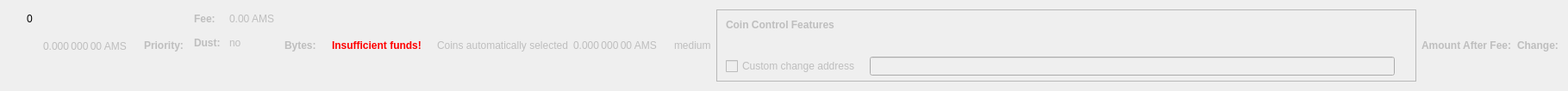
    <widget class="QWidget" name="dummyHideWidget" native="true">
     <property name="maximumSize">
      <size>
       <width>100</width>
       <height>22</height>
      </size>
     </property>
     <layout class="QHBoxLayout" name="dummyHideLayout">
      <item>
       <layout class="QFormLayout" name="formLayoutCoinControl1">
        <property name="horizontalSpacing">
         <number>10</number>
        </property>
        <property name="verticalSpacing">
         <number>14</number>
        </property>
        <property name="leftMargin">
         <number>10</number>
        </property>
        <property name="topMargin">
         <number>4</number>
        </property>
        <property name="rightMargin">
         <number>6</number>
        </property>
        <item row="0" column="1">
         <widget class="QLabel" name="labelCoinControlBytes">
          <property name="cursor">
           <cursorShape>IBeamCursor</cursorShape>
          </property>
          <property name="contextMenuPolicy">
           <enum>Qt::ActionsContextMenu</enum>
          </property>
          <property name="text">
           <string notr="true">0</string>
          </property>
          <property name="textInteractionFlags">
           <set>Qt::LinksAccessibleByMouse|Qt::TextSelectableByKeyboard|Qt::TextSelectableByMouse</set>
          </property>
         </widget>
        </item>
       </layout>
      </item>
      <item>
       <widget class="QLabel" name="labelCoinControlAfterFee">
        <property name="enabled">
         <bool>false</bool>
        </property>
        <property name="sizePolicy">
         <sizepolicy hsizetype="Fixed" vsizetype="Fixed">
          <horstretch>0</horstretch>
          <verstretch>0</verstretch>
         </sizepolicy>
        </property>
        <property name="minimumSize">
         <size>
          <width>111</width>
          <height>12</height>
         </size>
        </property>
        <property name="maximumSize">
         <size>
          <width>111</width>
          <height>12</height>
         </size>
        </property>
        <property name="cursor">
         <cursorShape>IBeamCursor</cursorShape>
        </property>
        <property name="contextMenuPolicy">
         <enum>Qt::ActionsContextMenu</enum>
        </property>
        <property name="text">
         <string notr="true">0.000 000 00 AMS</string>
        </property>
        <property name="textInteractionFlags">
         <set>Qt::LinksAccessibleByMouse|Qt::TextSelectableByKeyboard|Qt::TextSelectableByMouse</set>
        </property>
       </widget>
      </item>
      <item>
       <widget class="QLabel" name="labelCoinControlPriorityText">
        <property name="enabled">
         <bool>false</bool>
        </property>
        <property name="font">
         <font>
          <weight>75</weight>
          <bold>true</bold>
         </font>
        </property>
        <property name="text">
         <string>Priority:</string>
        </property>
       </widget>
      </item>
      <item>
       <layout class="QHBoxLayout" name="horizontalLayout"/>
      </item>
      <item>
       <layout class="QFormLayout" name="formLayoutCoinControl3">
        <property name="horizontalSpacing">
         <number>10</number>
        </property>
        <property name="verticalSpacing">
         <number>14</number>
        </property>
        <property name="leftMargin">
         <number>6</number>
        </property>
        <property name="topMargin">
         <number>4</number>
        </property>
        <property name="rightMargin">
         <number>6</number>
        </property>
        <item row="0" column="0">
         <widget class="QLabel" name="labelCoinControlFeeText">
          <property name="enabled">
           <bool>false</bool>
          </property>
          <property name="font">
           <font>
            <weight>75</weight>
            <bold>true</bold>
           </font>
          </property>
          <property name="text">
           <string>Fee:</string>
          </property>
          <property name="margin">
           <number>0</number>
          </property>
         </widget>
        </item>
        <item row="0" column="1">
         <widget class="QLabel" name="labelCoinControlFee">
          <property name="enabled">
           <bool>false</bool>
          </property>
          <property name="cursor">
           <cursorShape>IBeamCursor</cursorShape>
          </property>
          <property name="contextMenuPolicy">
           <enum>Qt::ActionsContextMenu</enum>
          </property>
          <property name="text">
           <string notr="true">0.00 AMS</string>
          </property>
          <property name="textInteractionFlags">
           <set>Qt::LinksAccessibleByMouse|Qt::TextSelectableByKeyboard|Qt::TextSelectableByMouse</set>
          </property>
         </widget>
        </item>
        <item row="1" column="0">
         <widget class="QLabel" name="labelCoinControlLowOutputText">
          <property name="enabled">
           <bool>false</bool>
          </property>
          <property name="font">
           <font>
            <weight>75</weight>
            <bold>true</bold>
           </font>
          </property>
          <property name="text">
           <string>Dust:</string>
          </property>
         </widget>
        </item>
        <item row="1" column="1">
         <widget class="QLabel" name="labelCoinControlLowOutput">
          <property name="enabled">
           <bool>false</bool>
          </property>
          <property name="cursor">
           <cursorShape>IBeamCursor</cursorShape>
          </property>
          <property name="contextMenuPolicy">
           <enum>Qt::ActionsContextMenu</enum>
          </property>
          <property name="text">
           <string>no</string>
          </property>
          <property name="textInteractionFlags">
           <set>Qt::LinksAccessibleByMouse|Qt::TextSelectableByKeyboard|Qt::TextSelectableByMouse</set>
          </property>
         </widget>
        </item>
       </layout>
      </item>
      <item>
       <widget class="QLabel" name="labelCoinControlBytesText">
        <property name="enabled">
         <bool>false</bool>
        </property>
        <property name="font">
         <font>
          <weight>75</weight>
          <bold>true</bold>
         </font>
        </property>
        <property name="text">
         <string>Bytes:</string>
        </property>
       </widget>
      </item>
      <item>
       <layout class="QFormLayout" name="formLayoutCoinControl2">
        <property name="horizontalSpacing">
         <number>10</number>
        </property>
        <property name="verticalSpacing">
         <number>14</number>
        </property>
        <property name="leftMargin">
         <number>6</number>
        </property>
        <property name="topMargin">
         <number>4</number>
        </property>
        <property name="rightMargin">
         <number>6</number>
        </property>
       </layout>
      </item>
      <item>
       <layout class="QHBoxLayout" name="horizontalLayoutCoinControl2">
        <property name="spacing">
         <number>8</number>
        </property>
        <property name="bottomMargin">
         <number>10</number>
        </property>
       </layout>
      </item>
      <item>
       <widget class="QLabel" name="labelCoinControlInsuffFunds">
        <property name="enabled">
         <bool>false</bool>
        </property>
        <property name="minimumSize">
         <size>
          <width>0</width>
          <height>0</height>
         </size>
        </property>
        <property name="font">
         <font>
          <weight>75</weight>
          <bold>true</bold>
         </font>
        </property>
        <property name="styleSheet">
         <string notr="true">color:red;font-weight:bold;</string>
        </property>
        <property name="text">
         <string>Insufficient funds!</string>
        </property>
        <property name="margin">
         <number>5</number>
        </property>
       </widget>
      </item>
      <item>
       <layout class="QFormLayout" name="formLayoutCoinControl4">
        <property name="horizontalSpacing">
         <number>10</number>
        </property>
        <property name="verticalSpacing">
         <number>14</number>
        </property>
        <property name="leftMargin">
         <number>6</number>
        </property>
        <property name="topMargin">
         <number>4</number>
        </property>
        <property name="rightMargin">
         <number>6</number>
        </property>
       </layout>
      </item>
      <item>
       <widget class="QLabel" name="labelCoinControlAutomaticallySelected">
        <property name="enabled">
         <bool>false</bool>
        </property>
        <property name="sizePolicy">
         <sizepolicy hsizetype="Fixed" vsizetype="Fixed">
          <horstretch>0</horstretch>
          <verstretch>0</verstretch>
         </sizepolicy>
        </property>
        <property name="minimumSize">
         <size>
          <width>0</width>
          <height>0</height>
         </size>
        </property>
        <property name="maximumSize">
         <size>
          <width>240</width>
          <height>16777215</height>
         </size>
        </property>
        <property name="text">
         <string>Coins automatically selected</string>
        </property>
        <property name="margin">
         <number>5</number>
        </property>
       </widget>
      </item>
      <item>
       <widget class="QLabel" name="labelCoinControlChange">
        <property name="enabled">
         <bool>false</bool>
        </property>
        <property name="sizePolicy">
         <sizepolicy hsizetype="Fixed" vsizetype="Fixed">
          <horstretch>0</horstretch>
          <verstretch>0</verstretch>
         </sizepolicy>
        </property>
        <property name="minimumSize">
         <size>
          <width>111</width>
          <height>0</height>
         </size>
        </property>
        <property name="maximumSize">
         <size>
          <width>111</width>
          <height>16777215</height>
         </size>
        </property>
        <property name="cursor">
         <cursorShape>IBeamCursor</cursorShape>
        </property>
        <property name="contextMenuPolicy">
         <enum>Qt::ActionsContextMenu</enum>
        </property>
        <property name="text">
         <string notr="true">0.000 000 00 AMS</string>
        </property>
        <property name="textInteractionFlags">
         <set>Qt::LinksAccessibleByMouse|Qt::TextSelectableByKeyboard|Qt::TextSelectableByMouse</set>
        </property>
       </widget>
      </item>
      <item>
       <widget class="QLabel" name="labelCoinControlPriority">
        <property name="enabled">
         <bool>false</bool>
        </property>
        <property name="cursor">
         <cursorShape>IBeamCursor</cursorShape>
        </property>
        <property name="contextMenuPolicy">
         <enum>Qt::ActionsContextMenu</enum>
        </property>
        <property name="text">
         <string>medium</string>
        </property>
        <property name="textInteractionFlags">
         <set>Qt::LinksAccessibleByMouse|Qt::TextSelectableByKeyboard|Qt::TextSelectableByMouse</set>
        </property>
       </widget>
      </item>
      <item>
       <widget class="QFrame" name="frameCoinControl">
        <property name="sizePolicy">
         <sizepolicy hsizetype="Expanding" vsizetype="Expanding">
          <horstretch>0</horstretch>
          <verstretch>0</verstretch>
         </sizepolicy>
        </property>
        <property name="maximumSize">
         <size>
          <width>16777215</width>
          <height>16777215</height>
         </size>
        </property>
        <property name="frameShape">
         <enum>QFrame::StyledPanel</enum>
        </property>
        <property name="frameShadow">
         <enum>QFrame::Sunken</enum>
        </property>
        <layout class="QVBoxLayout" name="verticalLayoutCoinControl2_2">
         <property name="spacing">
          <number>0</number>
         </property>
         <property name="leftMargin">
          <number>0</number>
         </property>
         <property name="topMargin">
          <number>0</number>
         </property>
         <property name="rightMargin">
          <number>0</number>
         </property>
         <property name="bottomMargin">
          <number>6</number>
         </property>
         <item>
          <layout class="QVBoxLayout" name="verticalLayoutCoinControl" stretch="0,0,0,1">
           <property name="spacing">
            <number>0</number>
           </property>
           <property name="leftMargin">
            <number>10</number>
           </property>
           <property name="topMargin">
            <number>10</number>
           </property>
           <item>
            <layout class="QHBoxLayout" name="horizontalLayoutCoinControl1">
             <property name="bottomMargin">
              <number>15</number>
             </property>
             <item>
              <widget class="QLabel" name="labelCoinControlFeatures">
               <property name="enabled">
                <bool>false</bool>
               </property>
               <property name="sizePolicy">
                <sizepolicy hsizetype="Preferred" vsizetype="Maximum">
                 <horstretch>0</horstretch>
                 <verstretch>0</verstretch>
                </sizepolicy>
               </property>
               <property name="font">
                <font>
                 <weight>75</weight>
                 <bold>true</bold>
                </font>
               </property>
               <property name="styleSheet">
                <string notr="true">font-weight:bold;</string>
               </property>
               <property name="text">
                <string>Coin Control Features</string>
               </property>
              </widget>
             </item>
            </layout>
           </item>
           <item>
            <widget class="QWidget" name="widgetCoinControl" native="true">
             <property name="sizePolicy">
              <sizepolicy hsizetype="Preferred" vsizetype="Preferred">
               <horstretch>0</horstretch>
               <verstretch>0</verstretch>
              </sizepolicy>
             </property>
             <property name="minimumSize">
              <size>
               <width>0</width>
               <height>0</height>
              </size>
             </property>
             <property name="styleSheet">
              <string notr="true"/>
             </property>
             <layout class="QHBoxLayout" name="horizontalLayoutCoinControl5_2">
              <property name="leftMargin">
               <number>0</number>
              </property>
              <property name="topMargin">
               <number>0</number>
              </property>
              <property name="rightMargin">
               <number>0</number>
              </property>
              <property name="bottomMargin">
               <number>0</number>
              </property>
              <item>
               <layout class="QHBoxLayout" name="horizontalLayoutCoinControl3">
                <property name="spacing">
                 <number>20</number>
                </property>
                <property name="topMargin">
                 <number>0</number>
                </property>
                <property name="bottomMargin">
                 <number>10</number>
                </property>
               </layout>
              </item>
             </layout>
            </widget>
           </item>
           <item>
            <layout class="QHBoxLayout" name="horizontalLayoutCoinControl4" stretch="0,0,0">
             <property name="spacing">
              <number>12</number>
             </property>
             <property name="sizeConstraint">
              <enum>QLayout::SetDefaultConstraint</enum>
             </property>
             <property name="topMargin">
              <number>5</number>
             </property>
             <property name="rightMargin">
              <number>5</number>
             </property>
             <item>
              <widget class="QCheckBox" name="checkBoxCoinControlChange">
               <property name="enabled">
                <bool>false</bool>
               </property>
               <property name="toolTip">
                <string>If this is activated, but the change address is empty or invalid, change will be sent to a newly generated address.</string>
               </property>
               <property name="text">
                <string>Custom change address</string>
               </property>
              </widget>
             </item>
             <item>
              <widget class="QValidatedLineEdit" name="lineEditCoinControlChange">
               <property name="enabled">
                <bool>false</bool>
               </property>
               <property name="sizePolicy">
                <sizepolicy hsizetype="Expanding" vsizetype="Fixed">
                 <horstretch>0</horstretch>
                 <verstretch>0</verstretch>
                </sizepolicy>
               </property>
              </widget>
             </item>
             <item>
              <widget class="QLabel" name="labelCoinControlChangeLabel_2">
               <property name="sizePolicy">
                <sizepolicy hsizetype="Preferred" vsizetype="Expanding">
                 <horstretch>0</horstretch>
                 <verstretch>0</verstretch>
                </sizepolicy>
               </property>
               <property name="minimumSize">
                <size>
                 <width>0</width>
                 <height>0</height>
                </size>
               </property>
               <property name="text">
                <string/>
               </property>
               <property name="margin">
                <number>3</number>
               </property>
              </widget>
             </item>
            </layout>
           </item>
           <item>
            <spacer name="verticalSpacerCoinControl">
             <property name="orientation">
              <enum>Qt::Vertical</enum>
             </property>
             <property name="sizeHint" stdset="0">
              <size>
               <width>800</width>
               <height>1</height>
              </size>
             </property>
            </spacer>
           </item>
          </layout>
         </item>
        </layout>
       </widget>
      </item>
      <item>
       <widget class="QLabel" name="labelCoinControlAfterFeeText">
        <property name="enabled">
         <bool>false</bool>
        </property>
        <property name="minimumSize">
         <size>
          <width>0</width>
          <height>0</height>
         </size>
        </property>
        <property name="maximumSize">
         <size>
          <width>16777215</width>
          <height>16777215</height>
         </size>
        </property>
        <property name="font">
         <font>
          <weight>75</weight>
          <bold>true</bold>
         </font>
        </property>
        <property name="text">
         <string>Amount After Fee:</string>
        </property>
        <property name="alignment">
         <set>Qt::AlignLeading|Qt::AlignLeft|Qt::AlignVCenter</set>
        </property>
        <property name="margin">
         <number>0</number>
        </property>
       </widget>
      </item>
      <item>
       <widget class="QLabel" name="labelCoinControlChangeText">
        <property name="enabled">
         <bool>false</bool>
        </property>
        <property name="sizePolicy">
         <sizepolicy hsizetype="Preferred" vsizetype="Preferred">
          <horstretch>0</horstretch>
          <verstretch>0</verstretch>
         </sizepolicy>
        </property>
        <property name="minimumSize">
         <size>
          <width>0</width>
          <height>0</height>
         </size>
        </property>
        <property name="maximumSize">
         <size>
          <width>16777215</width>
          <height>16777215</height>
         </size>
        </property>
        <property name="font">
         <font>
          <weight>75</weight>
          <bold>true</bold>
         </font>
        </property>
        <property name="text">
         <string>Change:</string>
        </property>
        <property name="alignment">
         <set>Qt::AlignLeading|Qt::AlignLeft|Qt::AlignVCenter</set>
        </property>
       </widget>
      </item>
     </layout>
    </widget>
